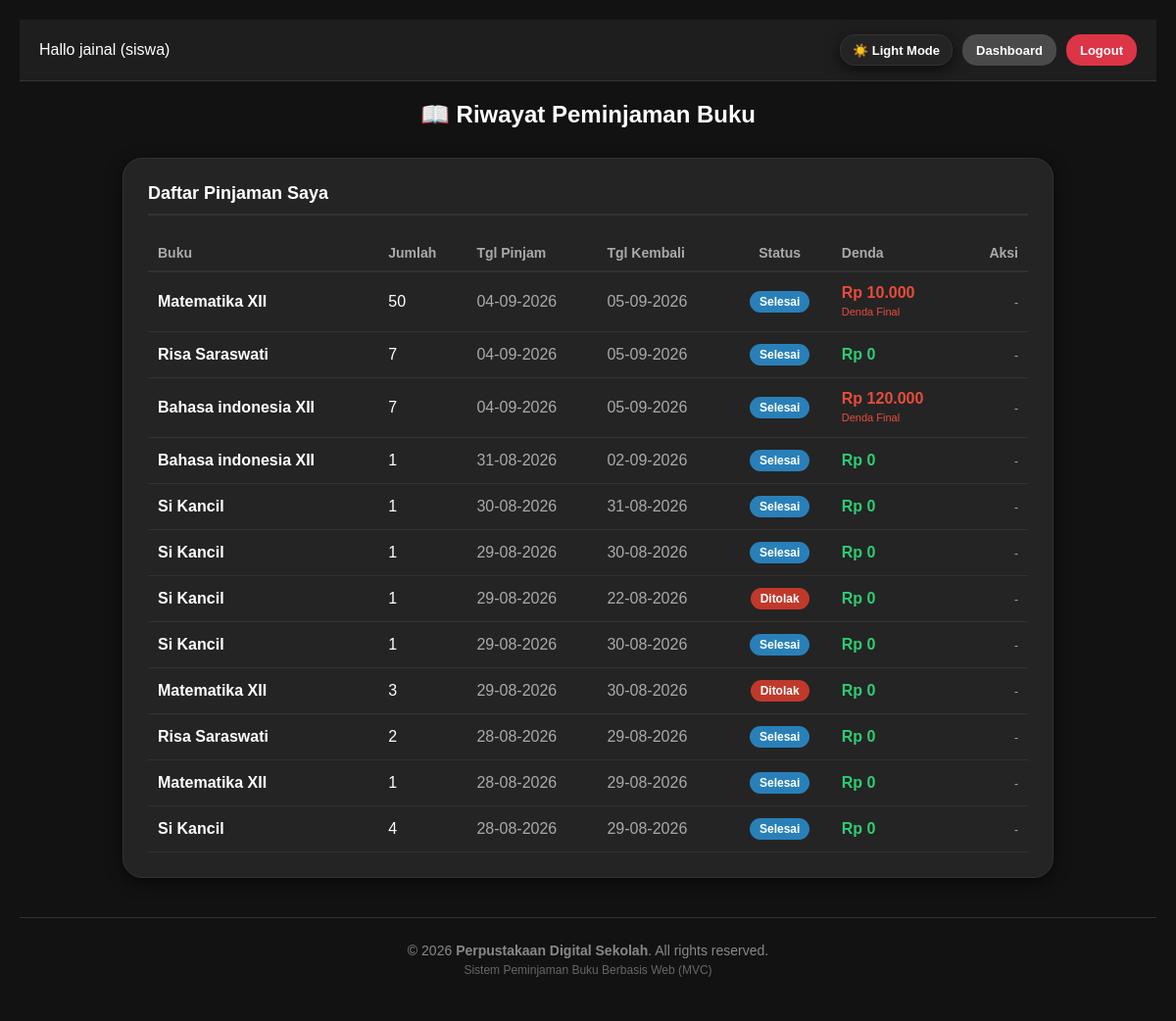
The app's page /index.php?page=siswa&action=riwayat (signed in), older data.
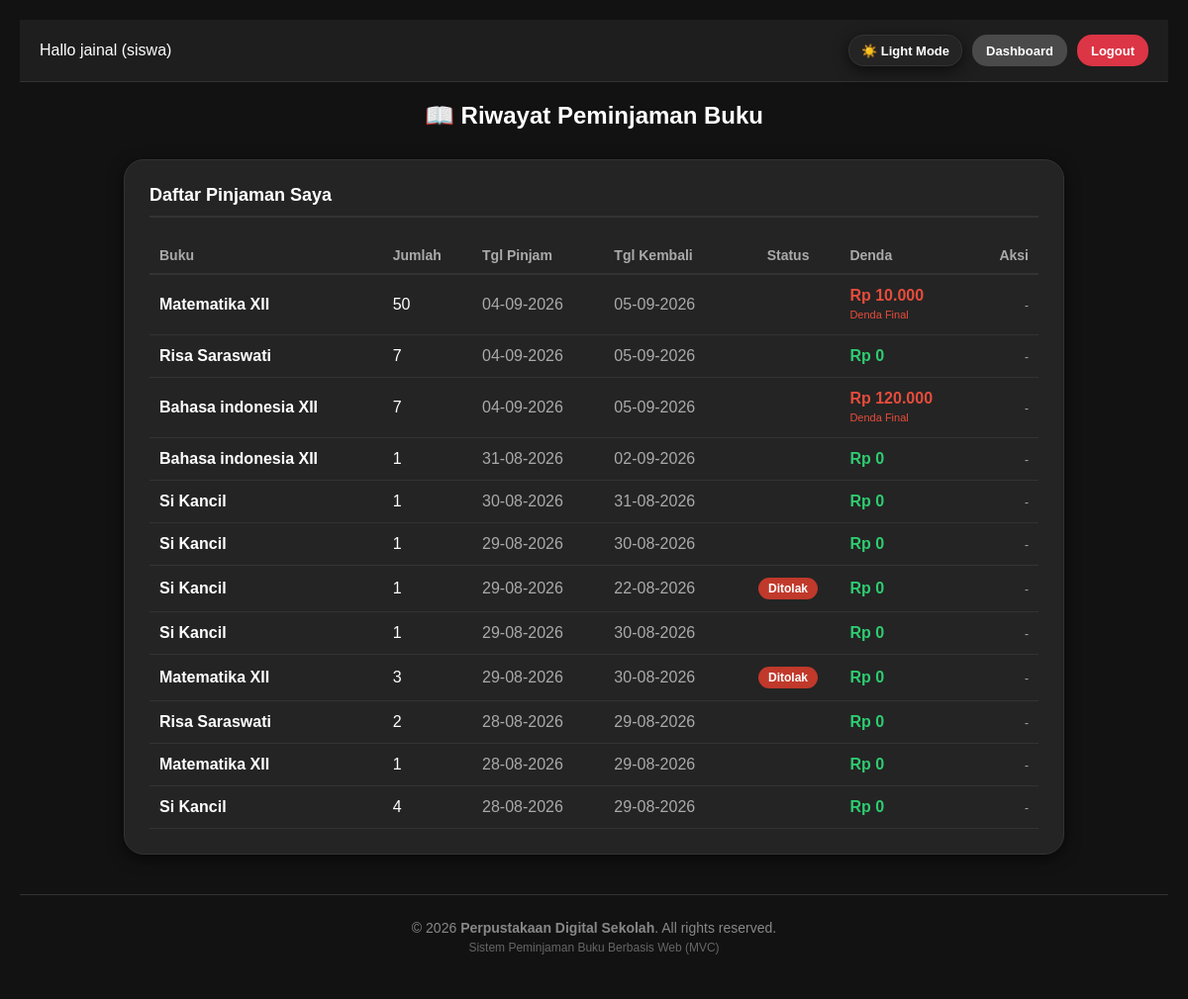
The same page, newer data.
### tables this page shows
CREATE TABLE `peminjaman` (
  `id_pinjam` int(11) NOT NULL,
  `id_user` int(11) NOT NULL,
  `id_buku` int(11) NOT NULL,
  `jumlah` int(11) NOT NULL DEFAULT 1,
  `tgl_pinjam` date NOT NULL,
  `tanggal_kembali_rencana` date DEFAULT NULL,
  `tanggal_dikembalikan` date DEFAULT NULL,
  `tgl_kembali` date NOT NULL,
  `status` enum('Dipinjam','Menunggu Pengembalian','Dikembalikan','Ditolak') DEFAULT 'Dipinjam',
  `denda` int(11) DEFAULT 0
);

CREATE TABLE `buku` (
  `id_buku` int(11) NOT NULL,
  `nama_buku` varchar(150) NOT NULL,
  `id_kategori` int(11) NOT NULL,
  `stok` int(11) NOT NULL DEFAULT 0,
  `gambar` varchar(255) DEFAULT NULL
);

### controllers/SiswaController.php (called while the page is built, shortened)
<?php
require_once 'models/PinjamModel.php';
class SiswaController {
    private $pinjamModel;
    public function __construct() {
        $database = new Database();
        $this->db = $database->getConnection();
        $this->pinjamModel = new PinjamModel($this->db);
    }
    public function riwayat() {
        $id_user = $_SESSION['user']['id_user'];
        $riwayatList = $this->pinjamModel->getPinjamanByUserId($id_user);
        require_once 'views/siswa/riwayat.php';
    }
}

### config/Database.php (called while the page is built, shortened)
<?php
class Database {
    private $host = "localhost";
    private $user = "root";
    private $pass = "";
    private $dbname = "db_peminjamanbuku2";
    public function getConnection() {
        $this->conn = null;
        try {
            $this->conn = new PDO("mysql:host=" . $this->host . ";dbname=" . $this->dbname, $this->user, $this->pass);
            $this->conn->setAttribute(PDO::ATTR_ERRMODE, PDO::ERRMODE_EXCEPTION);
        } catch(PDOException $exception) {
            echo "Connection error: " . $exception->getMessage();
        }
        return $this->conn;
    }
}

### models/PinjamModel.php (called while the page is built, shortened)
<?php
class PinjamModel {
    private $conn;
    private $table = 'peminjaman';
    public function __construct($db) {
        $this->conn = $db;
    }
    public function getPinjamanByUserId($id_user) {
    $query = "SELECT p.*, b.nama_buku
              FROM " . $this->table . " p
              JOIN buku b ON p.id_buku = b.id_buku
              WHERE p.id_user = :id_user
              ORDER BY p.id_pinjam DESC";
    $stmt = $this->conn->prepare($query);
    $stmt->bindParam(':id_user', $id_user);
    $stmt->execute();
    return $stmt->fetchAll(PDO::FETCH_ASSOC);
}
}

### views/siswa/riwayat.php (the view, shortened to what the changed rows need)
<?php include 'views/layout/header.php'; ?>
<h2 style="text-align:center; margin-bottom: 30px; color: var(--text-main);">📖 Riwayat Peminjaman Buku</h2>
<div class="card" style="max-width: 950px; margin: 0 auto;">
    <div class="table-container">
        <table style="width: 100%; border-collapse: collapse;">
            <thead>
                <tr style="color: var(--table-header-color); font-size: 14px; text-align: left; border-bottom: 2px solid var(--border-color);">
                    <th style="padding: 10px;">Buku</th>
                    <th style="padding: 10px;">Jumlah</th>
                    <th style="padding: 10px;">Tgl Pinjam</th>
                    <th style="padding: 10px;">Tgl Kembali</th>
                    <th style="padding: 10px; text-align: center;">Status</th>
                    <th style="padding: 10px;">Denda</th>
                    <th style="padding: 10px; text-align: right;">Aksi</th>
                </tr>
            </thead>
            <tbody>
                <?php if (!empty($riwayatList)): ?>
                    <?php foreach ($riwayatList as $r): ?>
                    <?php
                        $denda_tampil = 0;
                        $ket_denda = '';
                        if ($r['status'] === 'dipinjam' && !empty($r['tgl_kembali'])) {
                            $tgl_kembali = new DateTime($r['tgl_kembali']);
                            $tgl_sekarang = new DateTime(date('Y-m-d'));
                            if ($tgl_sekarang > $tgl_kembali) {
                                $selisih = $tgl_sekarang->diff($tgl_kembali);
                                $hari_terlambat = $selisih->days;
                                $denda_tampil = $hari_terlambat * 10000;
                                $ket_denda = 'Terlambat ' . $hari_terlambat . ' hari';
                            }
                        } else {
                            $denda_tampil = $r['denda'] ?? 0;
                            if ($denda_tampil > 0) {
                                $ket_denda = 'Denda Final';
                            }
                        }
                    ?>
                    <tr style="border-bottom: 1px solid var(--table-border);">
                        <td style="padding: 12px 10px; font-weight: bold; color: var(--text-main);"><?= htmlspecialchars($r['nama_buku']); ?></td>
                        <td style="padding: 12px 10px; color: var(--text-main);"><?= $r['jumlah']; ?></td>
                        <td style="padding: 12px 10px; color: var(--text-muted);"><?= !empty($r['tgl_pinjam']) ? date('d-m-Y', strtotime($r['tgl_pinjam'])) : '-'; ?></td>
                        <td style="padding: 12px 10px; color: var(--text-muted);"><?= !empty($r['tgl_kembali']) ? date('d-m-Y', strtotime($r['tgl_kembali'])) : '-'; ?></td>
                        <td style="padding: 12px 10px; text-align: center;">
                            <span class="status-badge status-<?= strtolower($r['status']); ?>">
                                <?= htmlspecialchars($r['status']); ?>
                            </span>
                        </td>
                        <td style="padding: 12px 10px;">
                            <?php if ($denda_tampil > 0): ?>
                                <span style="color: #e74c3c; font-weight: bold;">
                                    Rp <?= number_format($denda_tampil, 0, ',', '.'); ?>
                                </span>
                                <?php if ($ket_denda): ?>
                                    <br><small style="color: #e74c3c; font-size: 11px;"><?= $ket_denda; ?></small>
                                <?php endif; ?>
                            <?php else: ?>
                                <span style="color: #2ecc71; font-weight: bold;">Rp 0</span>
                            <?php endif; ?>
                        </td>
                        <td style="padding: 12px 10px; text-align: right;">
                            <?php if ($r['status'] === 'dipinjam'): ?>
                                <a href="index.php?page=siswa&action=kembalikanBuku&id=<?= $r['id_pinjam']; ?>"
                                   class="btn-return"
                                   onclick="return confirm('Apakah Anda yakin ingin mengembalikan buku ini?');">
                                   Kembalikan
                                </a>
                            <?php else: ?>
                                <span style="color: var(--text-muted); font-size: 12px;">-</span>
                            <?php endif; ?>
                        </td>
                    </tr>
                    <?php endforeach; ?>
                <?php else: ?>
                    <tr>
                        <td colspan="7" style="text-align: center; color: var(--text-muted); padding: 25px;">Belum ada riwayat peminjaman.</td>
                    </tr>
                <?php endif; ?>
            </tbody>
        </table>
    </div>
</div>
<?php include 'views/layout/footer.php'; ?>

Row changes from the older to the newer data that the page shows:
changed peminjaman (number 1 of 12 on the later page): status "Selesai" → (not shown)
changed peminjaman (number 2 of 12 on the later page): status "Selesai" → (not shown)
changed peminjaman (number 3 of 12 on the later page): status "Selesai" → (not shown)
changed peminjaman (number 4 of 12 on the later page): status "Selesai" → (not shown)
changed peminjaman (number 5 of 12 on the later page): status "Selesai" → (not shown)
changed peminjaman (number 6 of 12 on the later page): status "Selesai" → (not shown)
changed peminjaman (number 8 of 12 on the later page): status "Selesai" → (not shown)
changed peminjaman (number 10 of 12 on the later page): status "Selesai" → (not shown)
changed peminjaman (number 11 of 12 on the later page): status "Selesai" → (not shown)
changed peminjaman (number 12 of 12 on the later page): status "Selesai" → (not shown)
